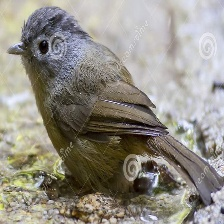
#> input picture results/dataset_cleanup_backup/train/ABBOTTS BABBLER/001.jpg, 224 x 224 px; its folder holds 3 pictures in this run
$ python detailed_eda.py
#> lines starting #> are read from the running program, lines starting #| are printed output that depends on the picture; pictures that were not available may be replaced by others from this repository, and a replacement may not be noted
from pathlib import Path
from collections import Counter
from PIL import Image
import numpy as np
import matplotlib.pyplot as plt

# ============================================================
# PATHS
# ============================================================

PROJECT_DIR = Path(__file__).resolve().parent.parent

DATASET_DIR = (
    PROJECT_DIR
    / "dataset"
    / "Desktop"
    / "Bird_Classification_CNN"
    / "dataset"
)

TRAIN_DIR = DATASET_DIR / "train"
VALID_DIR = DATASET_DIR / "valid"
TEST_DIR = DATASET_DIR / "test"

RESULTS_DIR = PROJECT_DIR / "results" / "eda"
RESULTS_DIR.mkdir(parents=True, exist_ok=True)

IMAGE_EXTENSIONS = {".jpg", ".jpeg", ".png", ".bmp", ".webp"}


# ============================================================
# FUNCTIONS
# ============================================================

def get_images(directory):
    return [
        file
        for file in directory.rglob("*")
        if file.is_file() and file.suffix.lower() in IMAGE_EXTENSIONS
    ]


def get_class_counts(directory):
    counts = {}

    for class_folder in sorted(directory.iterdir()):
        if class_folder.is_dir():
            counts[class_folder.name] = len(get_images(class_folder))

    return counts


def analyze_dimensions(images):
    dimensions = []
    modes = Counter()
    formats = Counter()

    for image_path in images:
        try:
            with Image.open(image_path) as img:
                dimensions.append(img.size)
                modes[img.mode] += 1
                formats[img.format] += 1
        except Exception:
            pass

    return dimensions, modes, formats


# ============================================================
# 1. BASIC DATASET STATISTICS
# ============================================================

train_counts = get_class_counts(TRAIN_DIR)
valid_counts = get_class_counts(VALID_DIR)
test_counts = get_class_counts(TEST_DIR)

train_images = get_images(TRAIN_DIR)
valid_images = get_images(VALID_DIR)
test_images = get_images(TEST_DIR)

print("=" * 70)
print("DETAILED EXPLORATORY DATA ANALYSIS")
print("=" * 70)

print("\nDATASET SUMMARY")
print("-" * 70)

print(f"Number of classes : {len(train_counts)}")
print(f"Training images   : {len(train_images)}")
print(f"Validation images : {len(valid_images)}")
print(f"Test images       : {len(test_images)}")
print(
    f"Total images      : "
    f"{len(train_images) + len(valid_images) + len(test_images)}"
)


# ============================================================
# 2. CLASS DISTRIBUTION
# ============================================================

print("\nTRAINING CLASS DISTRIBUTION")
print("-" * 70)

for class_name, count in train_counts.items():
    print(f"{class_name:<35} : {count}")


# ============================================================
# 3. CLASS BALANCE STATISTICS
# ============================================================

class_values = np.array(list(train_counts.values()))

minimum = class_values.min()
maximum = class_values.max()
average = class_values.mean()
std = class_values.std()
imbalance_ratio = maximum / minimum

print("\nCLASS BALANCE ANALYSIS")
print("-" * 70)

print(f"Minimum images/class : {minimum}")
print(f"Maximum images/class : {maximum}")
print(f"Average images/class : {average:.2f}")
print(f"Std deviation        : {std:.2f}")
print(f"Max/Min ratio        : {imbalance_ratio:.2f}")


# ============================================================
# 4. TRAINING CLASS DISTRIBUTION GRAPH
# ============================================================

plt.figure(figsize=(14, 7))

plt.bar(
    list(train_counts.keys()),
    list(train_counts.values())
)

plt.xlabel("Bird Class")
plt.ylabel("Number of Images")
plt.title("Training Dataset - Class Distribution")

plt.xticks(
    rotation=90,
    fontsize=8
)

plt.tight_layout()

plt.savefig(
    RESULTS_DIR / "class_distribution.png",
    dpi=300
)
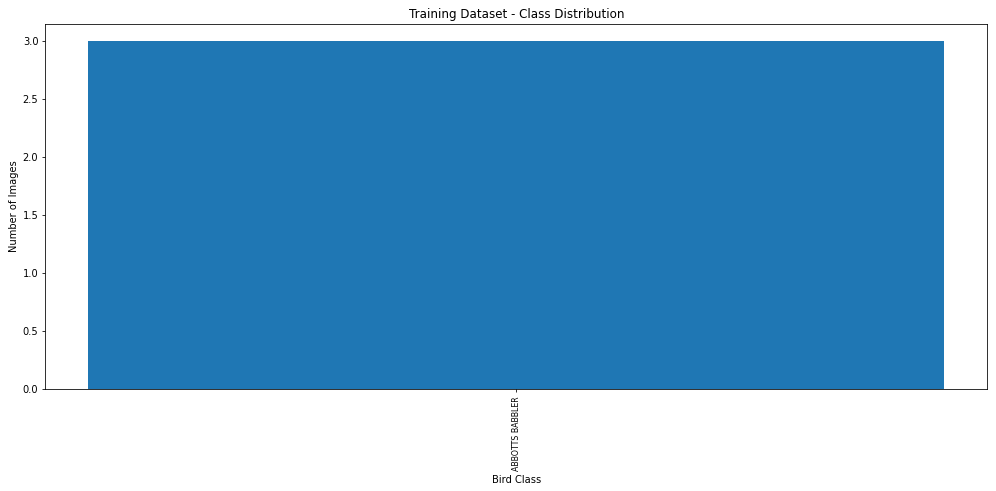
#> figure drawn by matplotlib, 1 panel

plt.close()


# ============================================================
# 5. SPLIT DISTRIBUTION GRAPH
# ============================================================

split_names = [
    "Training",
    "Validation",
    "Test"
]

split_counts = [
    len(train_images),
    len(valid_images),
    len(test_images)
]

plt.figure(figsize=(8, 6))

plt.bar(
    split_names,
    split_counts
)

plt.xlabel("Dataset Split")
plt.ylabel("Number of Images")
plt.title("Dataset Split Distribution")

plt.tight_layout()

plt.savefig(
    RESULTS_DIR / "split_distribution.png",
    dpi=300
)
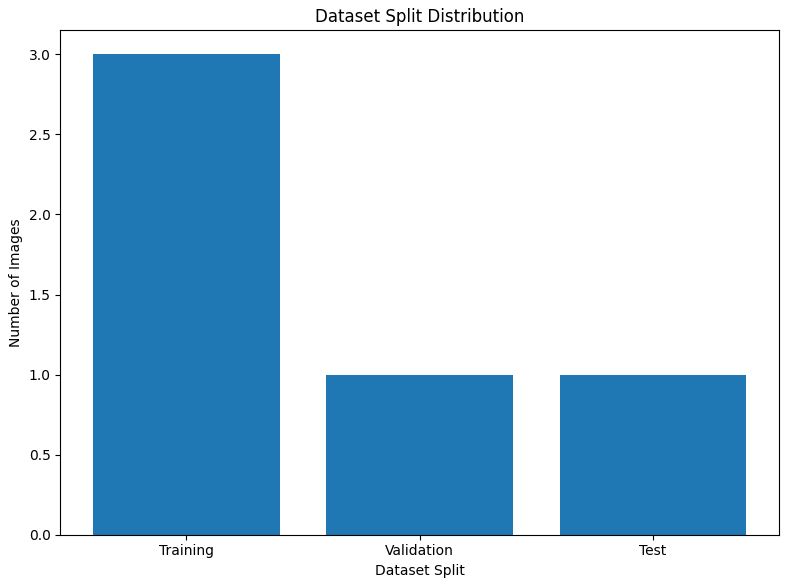
#> figure drawn by matplotlib, 1 panel; tallest bar 3 high, from x = -0.4 to 0.4

plt.close()


# ============================================================
# 6. IMAGE DIMENSIONS
# ============================================================

all_images = train_images + valid_images + test_images

dimensions, modes, formats = analyze_dimensions(all_images)
#> in analyze_dimensions, img is the input picture: PIL image 224x224 RGB; mean R, G, B 146.3, 142.1, 132.9

dimension_counter = Counter(dimensions)

print("\nIMAGE DIMENSIONS")
print("-" * 70)

for dimension, count in dimension_counter.items():
    print(f"{dimension} : {count} images")

print("\nCOLOR MODES")
print("-" * 70)

for mode, count in modes.items():
    print(f"{mode} : {count} images")

print("\nIMAGE FORMATS")
print("-" * 70)

for image_format, count in formats.items():
    print(f"{image_format} : {count} images")


# ============================================================
# 7. SAMPLE IMAGE GRID
# ============================================================

classes = sorted(train_counts.keys())

fig, axes = plt.subplots(
    4,
    5,
    figsize=(15, 12)
)

for ax, class_name in zip(axes.ravel(), classes):

    class_dir = TRAIN_DIR / class_name

    images = get_images(class_dir)

    if images:

        image_path = images[0]

        with Image.open(image_path) as img:
            ax.imshow(img.convert("RGB"))

        ax.set_title(
            class_name,
            fontsize=9
        )

    ax.axis("off")

plt.suptitle(
    "Representative Images from 20 Bird Classes",
    fontsize=16
)

plt.tight_layout()

plt.savefig(
    RESULTS_DIR / "sample_images.png",
    dpi=300
)

plt.close()


# ============================================================
# 8. PIXEL INTENSITY ANALYSIS
# ============================================================

sample_images = train_images[:500]

pixel_values = []

for image_path in sample_images:

    try:

        with Image.open(image_path) as img:

            img = img.convert("RGB")
            img_array = np.asarray(img)

            pixel_values.append(
                img_array.reshape(-1, 3)
            )

    except Exception:
        pass


if pixel_values:

    pixels = np.concatenate(pixel_values)

    mean_rgb = pixels.mean(axis=0)
#> mean_rgb = [138.7, 135.7, 124]
    std_rgb = pixels.std(axis=0)
#> std_rgb = [57, 56.97, 62.43]

    print("\nPIXEL STATISTICS")
    print("-" * 70)

    print(
        f"Mean RGB : "
        f"R={mean_rgb[0]:.2f}, "
        f"G={mean_rgb[1]:.2f}, "
        f"B={mean_rgb[2]:.2f}"
    )
#| Mean RGB : R=138.66, G=135.67, B=123.97

    print(
        f"Std RGB  : "
        f"R={std_rgb[0]:.2f}, "
        f"G={std_rgb[1]:.2f}, "
        f"B={std_rgb[2]:.2f}"
    )
#| Std RGB  : R=57.00, G=56.97, B=62.43

    plt.figure(figsize=(10, 6))

    plt.hist(
        pixels[:, 0],
        bins=50,
        alpha=0.5,
        label="Red"
    )

    plt.hist(
        pixels[:, 1],
        bins=50,
        alpha=0.5,
        label="Green"
    )

    plt.hist(
        pixels[:, 2],
        bins=50,
        alpha=0.5,
        label="Blue"
    )

    plt.xlabel("Pixel Intensity")
    plt.ylabel("Frequency")
    plt.title("RGB Pixel Intensity Distribution")
    plt.legend()

    plt.tight_layout()

    plt.savefig(
        RESULTS_DIR / "pixel_distribution.png",
        dpi=300
    )
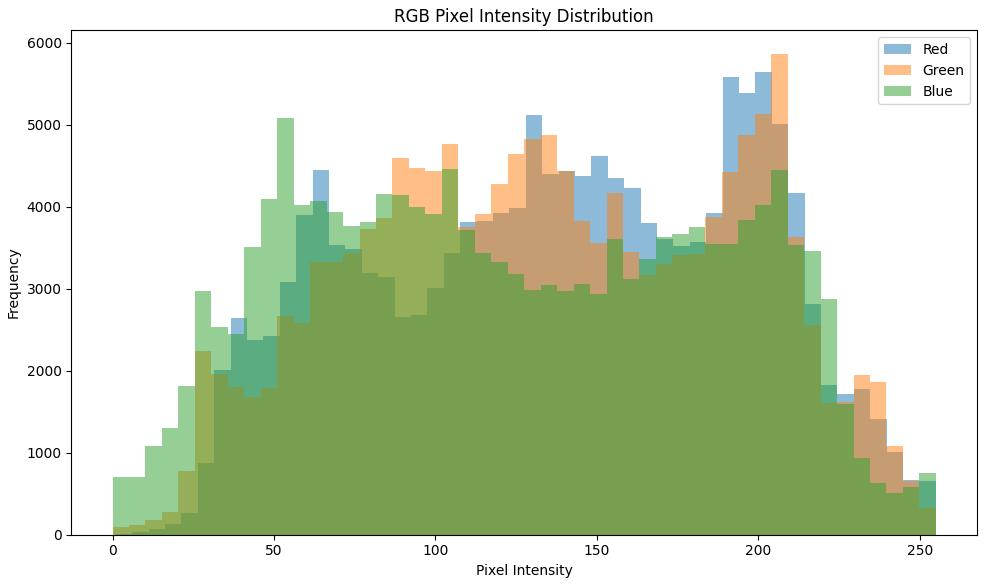
#> figure drawn by matplotlib, 1 panel; tallest bar 5642 high, from x = 199.1 to 204.2; tallest bar 5857 high, from x = 204 to 209.1; tallest bar 5077 high, from x = 51 to 56.1

    plt.close()


# ============================================================
# 9. FINAL EDA REPORT
# ============================================================

report_path = RESULTS_DIR / "eda_summary.txt"

with open(report_path, "w", encoding="utf-8") as file:

    file.write("DETAILED EDA SUMMARY\n")
    file.write("=" * 60 + "\n\n")

    file.write(f"Number of classes : {len(train_counts)}\n")
    file.write(f"Training images   : {len(train_images)}\n")
    file.write(f"Validation images : {len(valid_images)}\n")
    file.write(f"Test images       : {len(test_images)}\n")
    file.write(
        f"Total images      : "
        f"{len(all_images)}\n\n"
    )

    file.write("CLASS BALANCE\n")
    file.write("-" * 60 + "\n")

    file.write(
        f"Minimum images/class : {minimum}\n"
    )

    file.write(
        f"Maximum images/class : {maximum}\n"
    )

    file.write(
        f"Average images/class : {average:.2f}\n"
    )

    file.write(
        f"Standard deviation   : {std:.2f}\n"
    )

    file.write(
        f"Maximum/Minimum ratio: {imbalance_ratio:.2f}\n\n"
    )

    file.write("IMAGE DIMENSIONS\n")
    file.write("-" * 60 + "\n")

    for dimension, count in dimension_counter.items():
        file.write(
            f"{dimension}: {count} images\n"
        )

    file.write("\nCOLOR MODES\n")
    file.write("-" * 60 + "\n")

    for mode, count in modes.items():
        file.write(
            f"{mode}: {count} images\n"
        )

    file.write("\nIMAGE FORMATS\n")
    file.write("-" * 60 + "\n")

    for image_format, count in formats.items():
        file.write(
            f"{image_format}: {count} images\n"
        )


print("\n" + "=" * 70)
print("EDA COMPLETED SUCCESSFULLY")
print("=" * 70)

print("\nResults saved in:")
print(RESULTS_DIR)
